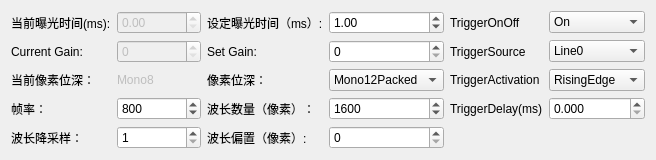
            <widget class="QWidget" name="tab_3">
             <attribute name="title">
              <string>Daheng</string>
             </attribute>
             <layout class="QGridLayout" name="gridLayout_15">
              <item row="0" column="0">
               <widget class="QLabel" name="label_47">
                <property name="text">
                 <string>当前曝光时间(ms):</string>
                </property>
               </widget>
              </item>
              <item row="0" column="1">
               <widget class="QDoubleSpinBox" name="Exposure_display_DH">
                <property name="enabled">
                 <bool>false</bool>
                </property>
                <property name="decimals">
                 <number>2</number>
                </property>
                <property name="maximum">
                 <double>10000000.000000000000000</double>
                </property>
               </widget>
              </item>
              <item row="0" column="2">
               <widget class="QLabel" name="label_42">
                <property name="text">
                 <string>设定曝光时间（ms）:</string>
                </property>
               </widget>
              </item>
              <item row="0" column="3">
               <widget class="QDoubleSpinBox" name="Exposure_DH">
                <property name="decimals">
                 <number>2</number>
                </property>
                <property name="maximum">
                 <double>1000.000000000000000</double>
                </property>
                <property name="singleStep">
                 <double>0.100000000000000</double>
                </property>
                <property name="value">
                 <double>1.000000000000000</double>
                </property>
               </widget>
              </item>
              <item row="1" column="0">
               <widget class="QLabel" name="label_40">
                <property name="text">
                 <string>Current Gain:</string>
                </property>
               </widget>
              </item>
              <item row="1" column="2">
               <widget class="QLabel" name="label_49">
                <property name="text">
                 <string>Set Gain:</string>
                </property>
               </widget>
              </item>
              <item row="2" column="0">
               <widget class="QLabel" name="label_35">
                <property name="text">
                 <string>当前像素位深：</string>
                </property>
               </widget>
              </item>
              <item row="2" column="1">
               <widget class="QLabel" name="PixelFormat_display_DH">
                <property name="enabled">
                 <bool>false</bool>
                </property>
                <property name="text">
                 <string>Mono8</string>
                </property>
               </widget>
              </item>
              <item row="2" column="2">
               <widget class="QLabel" name="label_50">
                <property name="text">
                 <string>像素位深：</string>
                </property>
               </widget>
              </item>
              <item row="2" column="3">
               <widget class="QComboBox" name="PixelFormat_DH">
                <item>
                 <property name="text">
                  <string>Mono12Packed</string>
                 </property>
                </item>
                <item>
                 <property name="text">
                  <string>Mono8</string>
                 </property>
                </item>
                <item>
                 <property name="text">
                  <string>Mono10</string>
                 </property>
                </item>
                <item>
                 <property name="text">
                  <string>Mono12</string>
                 </property>
                </item>
                <item>
                 <property name="text">
                  <string>Mono10Packed</string>
                 </property>
                </item>
               </widget>
              </item>
              <item row="3" column="2">
               <widget class="QLabel" name="XstepsLabel_2">
                <property name="text">
                 <string>波长数量（像素）：</string>
                </property>
               </widget>
              </item>
              <item row="3" column="3">
               <widget class="QSpinBox" name="NSamples_DH">
                <property name="wrapping">
                 <bool>false</bool>
                </property>
                <property name="minimum">
                 <number>1</number>
                </property>
                <property name="maximum">
                 <number>10000</number>
                </property>
                <property name="singleStep">
                 <number>8</number>
                </property>
                <property name="value">
                 <number>1600</number>
                </property>
                <property name="displayIntegerBase">
                 <number>10</number>
                </property>
               </widget>
              </item>
              <item row="4" column="2">
               <widget class="QLabel" name="label_48">
                <property name="text">
                 <string>波长偏置（像素）:</string>
                </property>
               </widget>
              </item>
              <item row="4" column="3">
               <widget class="QSpinBox" name="offsetW_DH">
                <property name="maximum">
                 <number>1600</number>
                </property>
               </widget>
              </item>
              <item row="1" column="3">
               <widget class="QDoubleSpinBox" name="DGain_DH">
                <property name="decimals">
                 <number>0</number>
                </property>
               </widget>
              </item>
              <item row="1" column="1">
               <widget class="QDoubleSpinBox" name="DGain_display_DH">
                <property name="enabled">
                 <bool>false</bool>
                </property>
                <property name="decimals">
                 <number>0</number>
                </property>
               </widget>
              </item>
              <item row="0" column="4">
               <widget class="QLabel" name="label_51">
                <property name="text">
                 <string>TriggerOnOff</string>
                </property>
               </widget>
              </item>
              <item row="1" column="4">
               <widget class="QLabel" name="label_36">
                <property name="text">
                 <string>TriggerSource</string>
                </property>
               </widget>
              </item>
              <item row="2" column="4">
               <widget class="QLabel" name="label_46">
                <property name="text">
                 <string>TriggerActivation</string>
                </property>
               </widget>
              </item>
              <item row="0" column="5">
               <widget class="QComboBox" name="TriggerON_DH">
                <item>
                 <property name="text">
                  <string>On</string>
                 </property>
                </item>
                <item>
                 <property name="text">
                  <string>Off</string>
                 </property>
                </item>
               </widget>
              </item>
              <item row="1" column="5">
               <widget class="QComboBox" name="TriggerSource_DH">
                <item>
                 <property name="text">
                  <string>Line0</string>
                 </property>
                </item>
                <item>
                 <property name="text">
                  <string>Line2</string>
                 </property>
                </item>
               </widget>
              </item>
              <item row="2" column="5">
               <widget class="QComboBox" name="TriggerActivation_DH">
                <property name="enabled">
                 <bool>true</bool>
                </property>
                <item>
                 <property name="text">
                  <string>RisingEdge</string>
                 </property>
                </item>
                <item>
                 <property name="text">
                  <string>FallingEdge</string>
                 </property>
                </item>
                <item>
                 <property name="text">
                  <string>AnyEdge</string>
                 </property>
                </item>
               </widget>
              </item>
              <item row="3" column="4">
               <widget class="QLabel" name="label_39">
                <property name="text">
                 <string>TriggerDelay(ms)</string>
                </property>
               </widget>
              </item>
              <item row="3" column="5">
               <widget class="QDoubleSpinBox" name="TriggerDelay_DH">
                <property name="decimals">
                 <number>3</number>
                </property>
               </widget>
              </item>
              <item row="3" column="0">
               <widget class="QLabel" name="label_37">
                <property name="enabled">
                 <bool>true</bool>
                </property>
                <property name="text">
                 <string>帧率：</string>
                </property>
               </widget>
              </item>
              <item row="3" column="1">
               <widget class="QSpinBox" name="FrameRate_DH">
                <property name="maximum">
                 <number>10000</number>
                </property>
                <property name="value">
                 <number>800</number>
                </property>
               </widget>
              </item>
              <item row="4" column="0">
               <widget class="QLabel" name="label_41">
                <property name="text">
                 <string>波长降采样：</string>
                </property>
               </widget>
              </item>
              <item row="4" column="1">
               <widget class="QSpinBox" name="SpectralDS_DH">
                <property name="minimum">
                 <number>1</number>
                </property>
                <property name="value">
                 <number>1</number>
                </property>
               </widget>
              </item>
             </layout>
            </widget>
